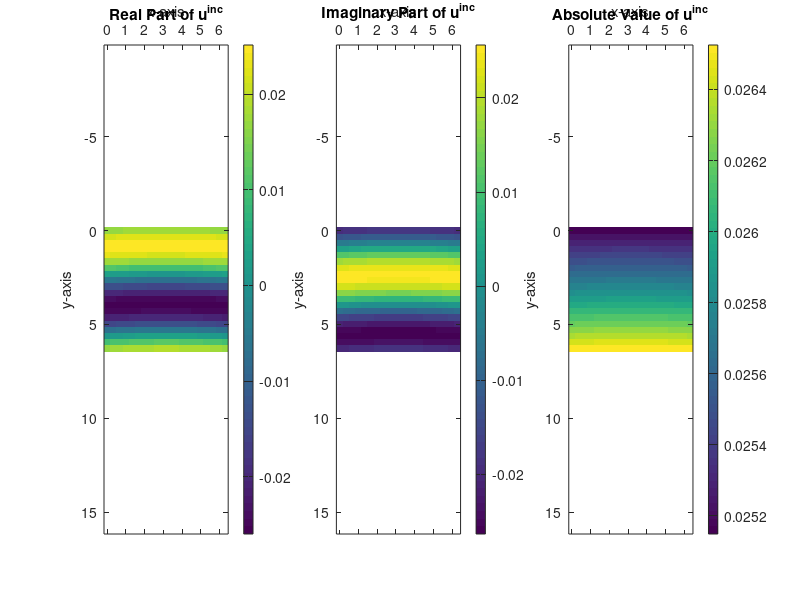
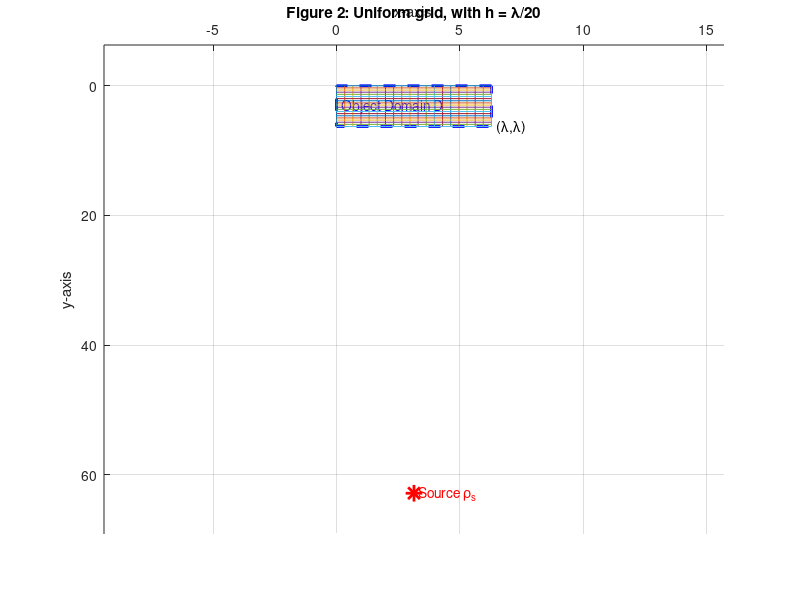
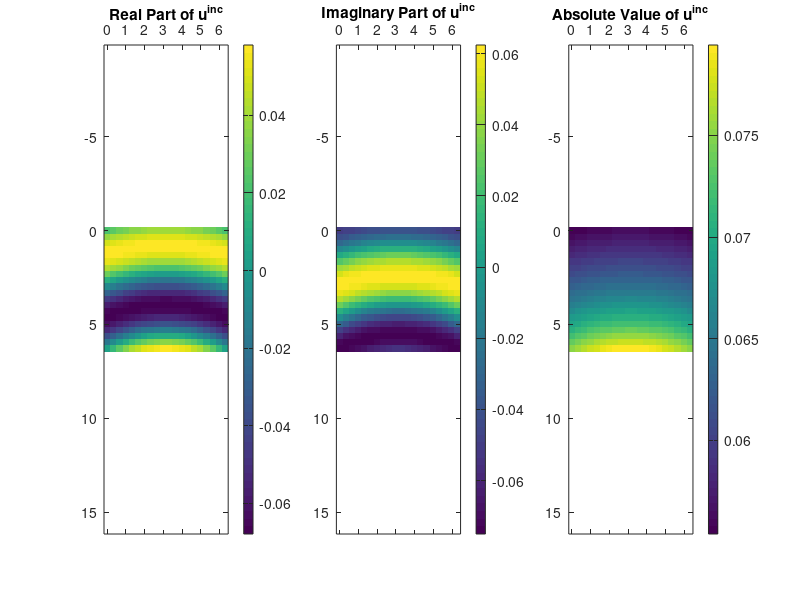
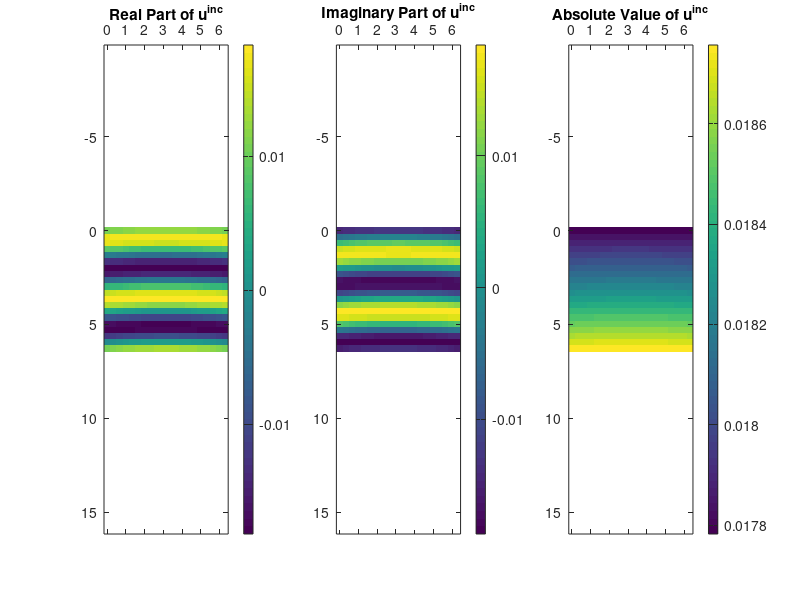

These charts were generated, in order, by the following MATLAB code: (Note: this script raises an error after producing the figures.)
clear all;
close all;

%% Solution 3: Sketch of the Configuration
kb = 1;                 % Background wavenumber
lambda = 2 * pi / kb;   % Wavelength

% Object domain D
domain_pos = [0, 0, lambda, lambda];
% Source location
source_loc = [lambda/2, 10*lambda];

figure(2);
hold on;
% object domain D
rectangle('Position', domain_pos, 'EdgeColor', 'b', 'LineWidth', 2, 'LineStyle', '--');
% source location rho_s
plot(source_loc(1), source_loc(2), 'r*', 'MarkerSize', 12, 'LineWidth', 2);
xlabel('x-axis');
ylabel('y-axis');
title('Figure 1: Geometric Configuration');
set(gca, 'YDir', 'reverse','XAxisLocation','top');
grid on;
xlim([-1.5 * lambda, 2.5 * lambda]);
ylim([-1 * lambda, 11 *lambda]);
text(domain_pos(1) + 0.2, domain_pos(2) + lambda/2, 'Object Domain D', 'Color', 'blue', 'FontSize', 10);
text(source_loc(1) + 0.2, source_loc(2), 'Source \rho_s', 'Color', 'red', 'FontSize', 10);

%% Solution 5: uniform grid
M = 20; % Number of pixels per dimension
h = lambda / M;
x_vec = linspace(0, lambda, M);
y_vec = linspace(0, lambda, M);
[X, Y] = meshgrid(x_vec, y_vec);
N = numel(X); % Total number of pixels

figure(2);
line(X, Y);
line(Y, X);
text(lambda + 0.2, lambda, '(\lambda,\lambda)')
set(gca, 'YDir', 'reverse', 'XAxisLocation', 'top');
title('Figure 2: Uniform grid, with h = \lambda/20');

%% Q6  Incident field
% distance from the source to every grid point
rho = sqrt((X - source_loc(1)).^2 + (Y - source_loc(2)).^2);
% Use the Green's function formula
u_inc = (-1i/4) * besselh(0, 2, kb * rho);

figure();
subplot(1,3,1);
imagesc(x_vec, y_vec, real(u_inc)); colorbar;
title('Real Part of u^{inc}'); xlabel('x-axis'); ylabel('y-axis');
set(gca, 'YDir', 'reverse','XAxisLocation','top'); axis equal tight;
subplot(1,3,2);
imagesc(x_vec, y_vec, imag(u_inc)); colorbar;
title('Imaginary Part of u^{inc}'); xlabel('x-axis'); ylabel('y-axis');
set(gca, 'YDir', 'reverse','XAxisLocation','top'); axis equal tight;
subplot(1,3,3);
imagesc(x_vec, y_vec, abs(u_inc)); colorbar;
title('Absolute Value of u^{inc}'); xlabel('x-axis'); ylabel('y-axis');
set(gca, 'YDir', 'reverse','XAxisLocation','top'); axis equal tight;

%% Q7
% for a closer source
source_loc_closer = [lambda/2, 2*lambda];
rho_closer = sqrt((X - source_loc_closer(1)).^2 + (Y - source_loc_closer(2)).^2);
u_inc_closer = (-1i/4) * besselh(0, 2, kb * rho_closer);
figure();
subplot(1,3,1); imagesc(x_vec, y_vec, real(u_inc_closer)); colorbar; title('Real Part of u^{inc}'); set(gca, 'YDir', 'reverse','XAxisLocation','top'); axis equal tight;
subplot(1,3,2); imagesc(x_vec, y_vec, imag(u_inc_closer)); colorbar; title('Imaginary Part of u^{inc}'); set(gca, 'YDir', 'reverse','XAxisLocation','top'); axis equal tight;
subplot(1,3,3); imagesc(x_vec, y_vec, abs(u_inc_closer)); colorbar; title('Absolute Value of u^{inc}'); set(gca, 'YDir', 'reverse','XAxisLocation','top'); axis equal tight;

% for set kb = 2
kb_new = 2;
rho_kbchanged = sqrt((X - source_loc(1)).^2 + (Y - source_loc(2)).^2);
u_inc_kbchanged = (-1i/4) * besselh(0, 2, kb_new * rho_kbchanged);
figure();
subplot(1,3,1); imagesc(x_vec, y_vec, real(u_inc_kbchanged)); colorbar; title('Real Part of u^{inc}'); set(gca, 'YDir', 'reverse','XAxisLocation','top'); axis equal tight;
subplot(1,3,2); imagesc(x_vec, y_vec, imag(u_inc_kbchanged)); colorbar; title('Imaginary Part of u^{inc}'); set(gca, 'YDir', 'reverse','XAxisLocation','top'); axis equal tight;
subplot(1,3,3); imagesc(x_vec, y_vec, abs(u_inc_kbchanged)); colorbar; title('Absolute Value of u^{inc}'); set(gca, 'YDir', 'reverse','XAxisLocation','top'); axis equal tight;

%% Q8
% first circle
contrast = zeros(M, M);
center1 = [lambda/2, lambda/3];
radius1 = lambda / 6;
contrast_value = 1.0;
circle1 = (X - center1(1)).^2 + (Y - center1(2)).^2 <= radius1^2;
contrast(circle1) = contrast_value;
% second circle
center2 = [lambda/2, lambda/1.5];
radius2 = lambda / 5;
circle2 = (X - center2(1)).^2 + (Y - center2(2)).^2 <= radius2^2;
contrast(circle2) = contrast_value;

%% Q9
figure('Name', 'Object Contrast Function');
imagesc(x_vec, y_vec, contrast);
colorbar; colormap('parula');
set(gca, 'YDir', 'reverse','XAxisLocation','top'); axis equal tight;

%% Q10 & Q11
rec_line_x = [-lambda, 2*lambda];
rec_line_y = 1.5 * lambda;
figure(2);
line(rec_line_x, [rec_line_y, rec_line_y], 'LineWidth', 1.5); hold on;
scatter(rec_line_x, [rec_line_y, rec_line_y], 'filled');
text(-lambda, 1.5 * lambda + 3, '(-\lambda,1.5\lambda)', 'Color', 'red', 'FontSize', 10);
text(2 * lambda, 1.5 * lambda + 3, '(2\lambda,1.5\lambda)', 'Color', 'red', 'FontSize', 10);

Mr = 200;
rec_x_vec = linspace(rec_line_x(1), rec_line_x(2), Mr);
receiver_locs = [rec_x_vec', (ones(Mr, 1) * rec_line_y)];
figure(2);
scatter(rec_x_vec, ones(1, Mr) * rec_line_y, 10, 'g', 'filled');

%% Q13
x_true = reshape(contrast, N, 1);

%% Q14
X_vec = reshape(X, N, 1);
Y_vec = reshape(Y, N, 1);
object_locs = [X_vec, Y_vec];
pixel_area = h^2;
u_inc_vec = reshape(u_inc, N, 1);
A = system_matrix(Mr, N, object_locs, u_inc_vec, kb, lambda, pixel_area);

%% Q15
figure('Name', 'Singular Value Decay');
s_vals = svd(A);
plot(log10(s_vals / max(s_vals)));
grid on;
title('Singular Values of System Matrix A');
xlabel('Singular Value Index');
ylabel('Normalized Singular Values (log)');

%% Q16
d = A * x_true;

%% Q17
x_mn = pinv(A) * d;

%% Q18
contrast_reconstructed = reshape(x_mn, M, M);
figure('Name', 'Comparison of Original and Reconstructed Contrast');
subplot(1, 2, 1);
imagesc(x_vec, y_vec, contrast);
set(gca, 'YDir', 'reverse','XAxisLocation','top');
axis equal tight; colorbar;
title('Original Contrast \chi'); xlabel('x-axis'); ylabel('y-axis');
subplot(1, 2, 2);
imagesc(x_vec, y_vec, abs(contrast_reconstructed));
set(gca, 'YDir', 'reverse','XAxisLocation','top');
axis equal tight; colorbar;
title('Reconstructed Contrast |x_{mn}|'); xlabel('x-axis');

%% Q19
reconstruct_contrast_image(M, N, object_locs, u_inc_vec, x_true, kb, lambda, pixel_area, 20, 'Reconstruction with Fewer Receivers (Mr=20)');
reconstruct_contrast_image(M, N, object_locs, u_inc_vec, x_true, kb, lambda, pixel_area, 100, 'Reconstruction with Fewer Receivers (Mr=100)');
reconstruct_contrast_image(M, N, object_locs, u_inc_vec, x_true, kb, lambda, pixel_area, 400, 'Reconstruction with Fewer Receivers (Mr=400)');

%% Q20
Mr = 200;
A_baseline = system_matrix(Mr, N, object_locs, u_inc_vec, kb, lambda, pixel_area);
d_noise_free = A_baseline * x_true;
noise_level = 0.05;
noise_vec = (randn(Mr, 1) + 1i * randn(Mr, 1));
noise = noise_vec / norm(noise_vec) * norm(d_noise_free) * noise_level;
d_noisy = d_noise_free + noise;
x_noisy_unreg = pinv(A_baseline) * d_noisy;
contrast_noisy_unreg = reshape(x_noisy_unreg, M, M);

figure('Name', 'Influence of Noise without Regularization');
subplot(1, 2, 1);
imagesc(x_vec, y_vec, contrast); set(gca, 'YDir', 'reverse','XAxisLocation','top'); axis equal tight; colorbar;
title('Original Contrast'); xlabel('x'); ylabel('y');
subplot(1, 2, 2);
imagesc(x_vec, y_vec, abs(contrast_noisy_unreg)); set(gca, 'YDir', 'reverse','XAxisLocation','top'); axis equal tight; colorbar;
title('Reconstruction from Noisy Data'); xlabel('x');

%% Q21
s_vals = svd(A_baseline);
s_squared = s_vals.^2;
total_energy = sum(s_squared);
cumulative_energy = cumsum(s_squared);
r0 = find(cumulative_energy >= 0.999 * total_energy, 1, 'first');
[U, S, V] = svd(A_baseline);
U_r0 = U(:, 1:r0);
S_r0 = S(1:r0, 1:r0);
V_r0 = V(:, 1:r0);
x_tsvd = V_r0 * (S_r0 \ (U_r0' * d_noisy));
contrast_tsvd = reshape(x_tsvd, M, M);

% Born iteration
num_iterations = 3;
x_k = zeros(N, 1);
u_k = u_inc_vec;
I_N = eye(N);
s_vals_A = svd(system_matrix(Mr, N, object_locs, u_inc_vec, kb, lambda, pixel_area));
tolerance = s_vals_A(1) * 1e-2;
G_D = zeros(N, N, 'like', 1j);
for i = 1:N
    for j = 1:N
        if i == j; continue; end
        dist = norm(object_locs(i, :) - object_locs(j, :));
        G_D(i, j) = (-1j/4) * besselh(0, 2, kb * dist) * pixel_area;
    end
end

for k = 1:num_iterations
    fprintf('Born Iteration: %d/%d\n', k, num_iterations);
    A_k = system_matrix(Mr, N, object_locs, u_k, kb, lambda, pixel_area);
    d_residual = d_noisy - A_k * x_k;
    delta_x = pinv(A_k, tolerance) * d_residual;
    x_k = x_k + delta_x;
    fprintf('Updating total field inside the object...\n');
    u_k = (I_N - G_D * spdiags(x_k, 0, N, N)) \ u_inc_vec;
end

contrast_born_iterative = reshape(x_k, M, M);

figure('Name', 'Final Comparison of Methods');
subplot(1,2,1);
imagesc(x_vec, y_vec, abs(contrast_tsvd)); set(gca, 'YDir', 'reverse','XAxisLocation','top'); axis equal tight; colorbar;
title('TSVD Result');
subplot(1,2,2);
imagesc(x_vec, y_vec, abs(contrast_born_iterative)); set(gca, 'YDir', 'reverse','XAxisLocation','top'); axis equal tight; colorbar;
title('Born Iterative Result');